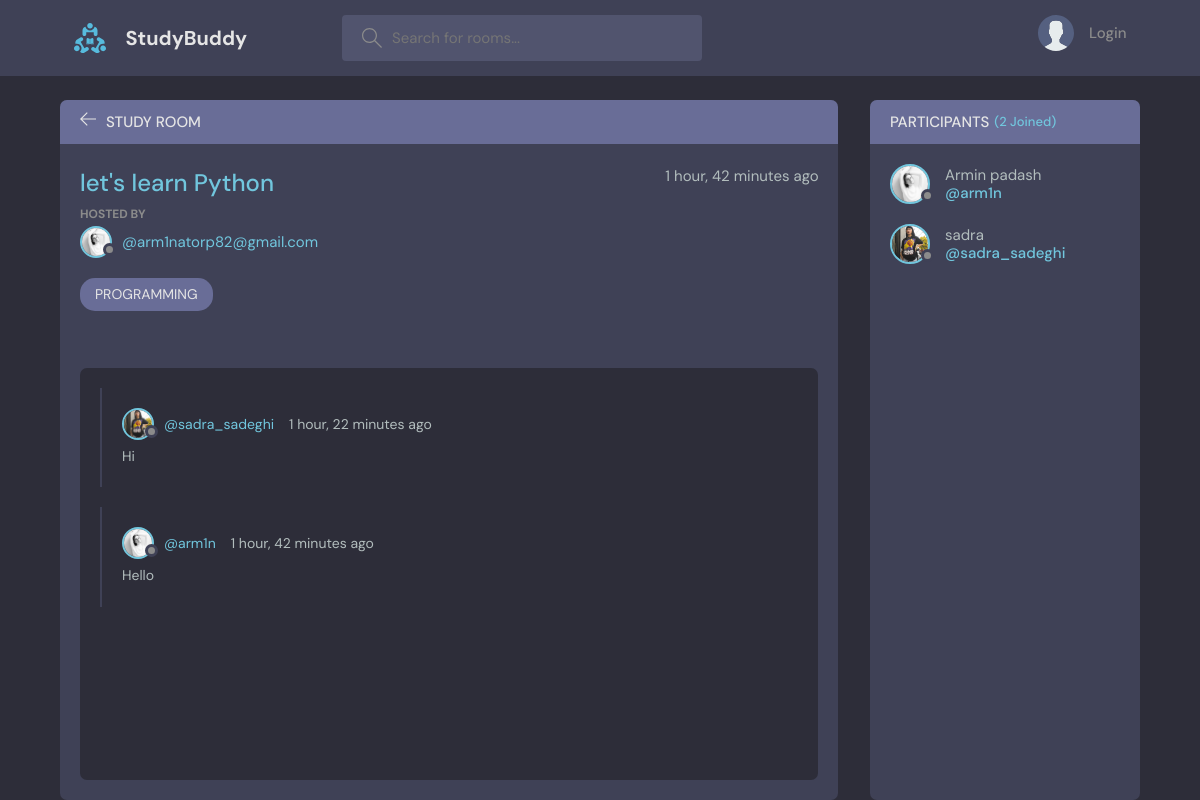
The page /room/1/ on the database its author committed.
### base/models.py (models this page shows, shortened)
class Room(models.Model):
    host = models.ForeignKey(User, on_delete=models.CASCADE, null=True)
    topic = models.ForeignKey(Topic, on_delete=models.SET_NULL, null=True)
    name = models.CharField(max_length=200)
    description = models.TextField(null=True, blank=True)
    participants = models.ManyToManyField(
        User, related_name='participants', blank=True)
    updated = models.DateTimeField(auto_now=True)
    created = models.DateTimeField(auto_now_add=True)
    class Meta:
        ordering = ['-updated', '-created']

class User(AbstractUser):
    name = models.CharField(max_length=100, null=True)
    email = models.EmailField(unique=True, null=True)
    bio = models.TextField(null=True)
    avatar = models.ImageField(null=True, default="avatar.svg")
    USERNAME_FIELD = 'email'
    REQUIRED_FIELDS = []

class Topic(models.Model):
    name = models.CharField(max_length=200)
    def __str__(self):
        return self.name

class Message(models.Model):
    user = models.ForeignKey(User, on_delete=models.CASCADE)
    room = models.ForeignKey(Room, on_delete=models.CASCADE)
    body = models.TextField()
    updated = models.DateTimeField(auto_now=True)
    created = models.DateTimeField(auto_now_add=True)
    class Meta:
        ordering = ['-updated', '-created']

### base/views.py (the view, shortened to what this page needs)
# urls.py: path("room/<str:pk>/", views.room, name="room"),
def room(request, pk):
    room = Room.objects.get(id=pk)
    room_messages = room.message_set.all()
    participants = room.participants.all()
    context = {"room": room, "room_messages": room_messages,
               "participants": participants}
    return render(request, "base/room.html", context)

### base/templates/base/room.html (shortened to what this page needs)
{% extends 'main.html' %}
{% block content %}
<main class="profile-page layout layout--2">
  <div class="container">
    <div class="room">
      <div class="room__top">
        <div class="room__topLeft">
          <a href="{{ request.META.HTTP_REFERER }}">
            <svg version="1.1" xmlns="http://www.w3.org/2000/svg" width="32" height="32" viewBox="0 0 32 32">
              <title>arrow-left</title>
              <path
                d="M13.723 2.286l-13.723 13.714 13.719 13.714 1.616-1.611-10.96-10.96h27.625v-2.286h-27.625l10.965-10.965-1.616-1.607z">
              </path>
            </svg>
          </a>
          <h3>Study Room</h3>
        </div>
      </div>
      <div class="room__box scroll">
        <div class="room__header scroll">
          <div class="room__info">
            <h3>{{ room.name }}</h3>
            <span>{{ room.created|timesince }} ago</span>
          </div>
          <div class="room__hosted">
            <p>Hosted By</p>
            <a href="{% url 'user-profile' room.host.id %}" class="room__author">
              <div class="avatar avatar--small">
                <img src="{{ room.host.avatar.url }}" />
              </div>
              <span>@{{ room.host }}</span>
            </a>
          </div>
          <span class="room__topics">{{ room.topic }}</span>
        </div>
        <div class="room__conversation">
          <div class="threads scroll">
            {% for message in room_messages %}
            <div class="thread">
              <div class="thread__top">
                <div class="thread__author">
                  <a href="{% url 'user-profile' message.user.id %}" class="thread__authorInfo">
                    <div class="avatar avatar--small">
                      <img src="{{ message.user.avatar.url }}" />
                    </div>
                    <span>@{{ message.user.username }}</span>
                  </a>
                  <span class="thread__date">{{ message.created|timesince }} ago</span>
                </div>
              </div>
              <div class="thread__details">
                {{ message.body }}
              </div>
            </div>
            {% endfor %}
          </div>
        </div>
      </div>
    </div>
    <div class="participants">
      <h3 class="participants__top">Participants <span>({{ participants.count }} Joined)</span></h3>
      <div class="participants__list scroll">
        {% for user in participants %}
        <a href="{% url 'user-profile' user.id %}" class="participant">
          <div class="avatar avatar--medium">
            <img src="{{ user.avatar.url }}" />
          </div>
          <p>
            {{ user.name }}
            <span>@{{ user.username }}</span>
          </p>
        </a>
        {% endfor %}
      </div>
    </div>
  </div>
</main>
{% endblock %}

### rows shown on the page
Room: name "let's learn Python", created "1 hour, 42 minutes", host.avatar (picture), host "arm1natorp82@gmail.com", topic "PROGRAMMING"
Message: user.avatar (picture), user.username "sadra_sadeghi", created "1 hour, 22 minutes", body "Hi"
Message: user.avatar (picture), user.username "arm1n", created "1 hour, 42 minutes", body "Hello"
User: avatar (picture), name "Armin padash", username "arm1n"
User: avatar (picture), name "sadra", username "sadra_sadeghi"

### other values the page prints
{{ participants.count }} "2"
